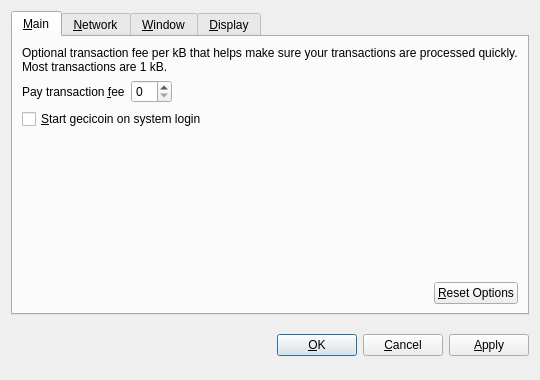
<?xml version="1.0" encoding="UTF-8"?>
<ui version="4.0">
 <class>OptionsDialog</class>
 <widget class="QDialog" name="OptionsDialog">
  <property name="geometry">
   <rect>
    <x>0</x>
    <y>0</y>
    <width>540</width>
    <height>380</height>
   </rect>
  </property>
  <property name="windowTitle">
   <string>Options</string>
  </property>
  <property name="modal">
   <bool>true</bool>
  </property>
  <layout class="QVBoxLayout" name="verticalLayout">
   <item>
    <widget class="QTabWidget" name="tabWidget">
     <property name="tabPosition">
      <enum>QTabWidget::North</enum>
     </property>
     <property name="currentIndex">
      <number>0</number>
     </property>
     <widget class="QWidget" name="tabMain">
      <attribute name="title">
       <string>&amp;Main</string>
      </attribute>
      <layout class="QVBoxLayout" name="verticalLayout_Main">
       <item>
        <widget class="QLabel" name="transactionFeeInfoLabel">
         <property name="text">
          <string>Optional transaction fee per kB that helps make sure your transactions are processed quickly. Most transactions are 1 kB.</string>
         </property>
         <property name="textFormat">
          <enum>Qt::PlainText</enum>
         </property>
         <property name="wordWrap">
          <bool>true</bool>
         </property>
        </widget>
       </item>
       <item>
        <layout class="QHBoxLayout" name="horizontalLayout_1_Main">
         <item>
          <widget class="QLabel" name="transactionFeeLabel">
           <property name="text">
            <string>Pay transaction &amp;fee</string>
           </property>
           <property name="textFormat">
            <enum>Qt::PlainText</enum>
           </property>
           <property name="buddy">
            <cstring>transactionFee</cstring>
           </property>
          </widget>
         </item>
         <item>
          <widget class="BitcoinAmountField" name="transactionFee"/>
         </item>
         <item>
          <spacer name="horizontalSpacer_1_Main">
           <property name="orientation">
            <enum>Qt::Horizontal</enum>
           </property>
           <property name="sizeHint" stdset="0">
            <size>
             <width>40</width>
             <height>20</height>
            </size>
           </property>
          </spacer>
         </item>
        </layout>
       </item>
       <item>
        <widget class="QCheckBox" name="bitcoinAtStartup">
         <property name="toolTip">
          <string>Automatically start gecicoin after logging in to the system.</string>
         </property>
         <property name="text">
          <string>&amp;Start gecicoin on system login</string>
         </property>
        </widget>
       </item>
       <item>
        <spacer name="verticalSpacer_Main">
         <property name="orientation">
          <enum>Qt::Vertical</enum>
         </property>
         <property name="sizeHint" stdset="0">
          <size>
           <width>20</width>
           <height>40</height>
          </size>
         </property>
        </spacer>
       </item>
       <item>
        <layout class="QHBoxLayout" name="horizontalLayout_2_Main">
         <item>
          <spacer name="horizontalSpacer_2_Main">
           <property name="orientation">
            <enum>Qt::Horizontal</enum>
           </property>
           <property name="sizeHint" stdset="0">
            <size>
             <width>40</width>
             <height>20</height>
            </size>
           </property>
          </spacer>
         </item>
         <item>
          <widget class="QPushButton" name="resetButton">
           <property name="toolTip">
            <string>Reset all client options to default.</string>
           </property>
           <property name="text">
            <string>&amp;Reset Options</string>
           </property>
           <property name="autoDefault">
            <bool>false</bool>
           </property>
          </widget>
         </item>
        </layout>
       </item>
      </layout>
     </widget>
     <widget class="QWidget" name="tabNetwork">
      <attribute name="title">
       <string>&amp;Network</string>
      </attribute>
      <layout class="QVBoxLayout" name="verticalLayout_Network">
       <item>
        <widget class="QCheckBox" name="mapPortUpnp">
         <property name="toolTip">
          <string>Automatically open the gecicoin client port on the router. This only works when your router supports UPnP and it is enabled.</string>
         </property>
         <property name="text">
          <string>Map port using &amp;UPnP</string>
         </property>
        </widget>
       </item>
       <item>
        <widget class="QCheckBox" name="connectSocks">
         <property name="toolTip">
          <string>Connect to the gecicoin network through a SOCKS proxy (e.g. when connecting through Tor).</string>
         </property>
         <property name="text">
          <string>&amp;Connect through SOCKS proxy:</string>
         </property>
        </widget>
       </item>
       <item>
        <layout class="QHBoxLayout" name="horizontalLayout_Network">
         <item>
          <widget class="QLabel" name="proxyIpLabel">
           <property name="text">
            <string>Proxy &amp;IP:</string>
           </property>
           <property name="textFormat">
            <enum>Qt::PlainText</enum>
           </property>
           <property name="buddy">
            <cstring>proxyIp</cstring>
           </property>
          </widget>
         </item>
         <item>
          <widget class="QValidatedLineEdit" name="proxyIp">
           <property name="maximumSize">
            <size>
             <width>140</width>
             <height>16777215</height>
            </size>
           </property>
           <property name="toolTip">
            <string>IP address of the proxy (e.g. 127.0.0.1)</string>
           </property>
          </widget>
         </item>
         <item>
          <widget class="QLabel" name="proxyPortLabel">
           <property name="text">
            <string>&amp;Port:</string>
           </property>
           <property name="textFormat">
            <enum>Qt::PlainText</enum>
           </property>
           <property name="buddy">
            <cstring>proxyPort</cstring>
           </property>
          </widget>
         </item>
         <item>
          <widget class="QLineEdit" name="proxyPort">
           <property name="maximumSize">
            <size>
             <width>55</width>
             <height>16777215</height>
            </size>
           </property>
           <property name="toolTip">
            <string>Port of the proxy (e.g. 9050)</string>
           </property>
          </widget>
         </item>
         <item>
          <widget class="QLabel" name="socksVersionLabel">
           <property name="text">
            <string>SOCKS &amp;Version:</string>
           </property>
           <property name="textFormat">
            <enum>Qt::PlainText</enum>
           </property>
           <property name="buddy">
            <cstring>socksVersion</cstring>
           </property>
          </widget>
         </item>
         <item>
          <widget class="QValueComboBox" name="socksVersion">
           <property name="toolTip">
            <string>SOCKS version of the proxy (e.g. 5)</string>
           </property>
          </widget>
         </item>
         <item>
          <spacer name="horizontalSpacer_Network">
           <property name="orientation">
            <enum>Qt::Horizontal</enum>
           </property>
           <property name="sizeHint" stdset="0">
            <size>
             <width>40</width>
             <height>20</height>
            </size>
           </property>
          </spacer>
         </item>
        </layout>
       </item>
       <item>
        <spacer name="verticalSpacer_Network">
         <property name="orientation">
          <enum>Qt::Vertical</enum>
         </property>
         <property name="sizeHint" stdset="0">
          <size>
           <width>20</width>
           <height>40</height>
          </size>
         </property>
        </spacer>
       </item>
      </layout>
     </widget>
     <widget class="QWidget" name="tabWindow">
      <attribute name="title">
       <string>&amp;Window</string>
      </attribute>
      <layout class="QVBoxLayout" name="verticalLayout_Window">
       <item>
        <widget class="QCheckBox" name="minimizeToTray">
         <property name="toolTip">
          <string>Show only a tray icon after minimizing the window.</string>
         </property>
         <property name="text">
          <string>&amp;Minimize to the tray instead of the taskbar</string>
         </property>
        </widget>
       </item>
       <item>
        <widget class="QCheckBox" name="minimizeOnClose">
         <property name="toolTip">
          <string>Minimize instead of exit the application when the window is closed. When this option is enabled, the application will be closed only after selecting Quit in the menu.</string>
         </property>
         <property name="text">
          <string>M&amp;inimize on close</string>
         </property>
        </widget>
       </item>
       <item>
        <spacer name="verticalSpacer_Window">
         <property name="orientation">
          <enum>Qt::Vertical</enum>
         </property>
         <property name="sizeHint" stdset="0">
          <size>
           <width>20</width>
           <height>40</height>
          </size>
         </property>
        </spacer>
       </item>
      </layout>
     </widget>
     <widget class="QWidget" name="tabDisplay">
      <attribute name="title">
       <string>&amp;Display</string>
      </attribute>
      <layout class="QVBoxLayout" name="verticalLayout_Display">
       <item>
        <layout class="QHBoxLayout" name="horizontalLayout_1_Display">
         <item>
          <widget class="QLabel" name="langLabel">
           <property name="text">
            <string>User Interface &amp;language:</string>
           </property>
           <property name="textFormat">
            <enum>Qt::PlainText</enum>
           </property>
           <property name="buddy">
            <cstring>lang</cstring>
           </property>
          </widget>
         </item>
         <item>
          <widget class="QValueComboBox" name="lang">
           <property name="toolTip">
            <string>The user interface language can be set here. This setting will take effect after restarting gecicoin.</string>
           </property>
          </widget>
         </item>
        </layout>
       </item>
       <item>
        <layout class="QHBoxLayout" name="horizontalLayout_2_Display">
         <item>
          <widget class="QLabel" name="unitLabel">
           <property name="text">
            <string>&amp;Unit to show amounts in:</string>
           </property>
           <property name="textFormat">
            <enum>Qt::PlainText</enum>
           </property>
           <property name="buddy">
            <cstring>unit</cstring>
           </property>
          </widget>
         </item>
         <item>
          <widget class="QValueComboBox" name="unit">
           <property name="toolTip">
            <string>Choose the default subdivision unit to show in the interface and when sending coins.</string>
           </property>
          </widget>
         </item>
        </layout>
       </item>
       <item>
        <widget class="QCheckBox" name="displayAddresses">
         <property name="toolTip">
          <string>Whether to show gecicoin addresses in the transaction list or not.</string>
         </property>
         <property name="text">
          <string>&amp;Display addresses in transaction list</string>
         </property>
        </widget>
       </item>
       <item>
        <widget class="QCheckBox" name="coinControlFeatures">
         <property name="toolTip">
          <string>Whether to show coin control features or not.</string>
         </property>
         <property name="text">
          <string>Display coin &amp;control features (experts only!)</string>
         </property>
        </widget>
       </item>
       <item>
        <spacer name="verticalSpacer_Display">
         <property name="orientation">
          <enum>Qt::Vertical</enum>
         </property>
         <property name="sizeHint" stdset="0">
          <size>
           <width>20</width>
           <height>40</height>
          </size>
         </property>
        </spacer>
       </item>
      </layout>
     </widget>
    </widget>
   </item>
   <item>
    <layout class="QHBoxLayout" name="horizontalLayout_Buttons">
     <item>
      <spacer name="horizontalSpacer_1">
       <property name="orientation">
        <enum>Qt::Horizontal</enum>
       </property>
       <property name="sizeHint" stdset="0">
        <size>
         <width>40</width>
         <height>48</height>
        </size>
       </property>
      </spacer>
     </item>
     <item>
      <widget class="QLabel" name="statusLabel">
       <property name="font">
        <font>
         <weight>75</weight>
         <bold>true</bold>
        </font>
       </property>
       <property name="text">
        <string/>
       </property>
       <property name="textFormat">
        <enum>Qt::PlainText</enum>
       </property>
       <property name="wordWrap">
        <bool>true</bool>
       </property>
      </widget>
     </item>
     <item>
      <spacer name="horizontalSpacer_2">
       <property name="orientation">
        <enum>Qt::Horizontal</enum>
       </property>
       <property name="sizeHint" stdset="0">
        <size>
         <width>40</width>
         <height>48</height>
        </size>
       </property>
      </spacer>
     </item>
     <item>
      <widget class="QPushButton" name="okButton">
       <property name="text">
        <string>&amp;OK</string>
       </property>
      </widget>
     </item>
     <item>
      <widget class="QPushButton" name="cancelButton">
       <property name="text">
        <string>&amp;Cancel</string>
       </property>
       <property name="autoDefault">
        <bool>false</bool>
       </property>
      </widget>
     </item>
     <item>
      <widget class="QPushButton" name="applyButton">
       <property name="text">
        <string>&amp;Apply</string>
       </property>
       <property name="autoDefault">
        <bool>false</bool>
       </property>
      </widget>
     </item>
    </layout>
   </item>
  </layout>
 </widget>
 <customwidgets>
  <customwidget>
   <class>BitcoinAmountField</class>
   <extends>QSpinBox</extends>
   <header>bitcoinamountfield.h</header>
  </customwidget>
  <customwidget>
   <class>QValueComboBox</class>
   <extends>QComboBox</extends>
   <header>qvaluecombobox.h</header>
  </customwidget>
  <customwidget>
   <class>QValidatedLineEdit</class>
   <extends>QLineEdit</extends>
   <header>qvalidatedlineedit.h</header>
  </customwidget>
 </customwidgets>
 <resources/>
 <connections/>
</ui>
